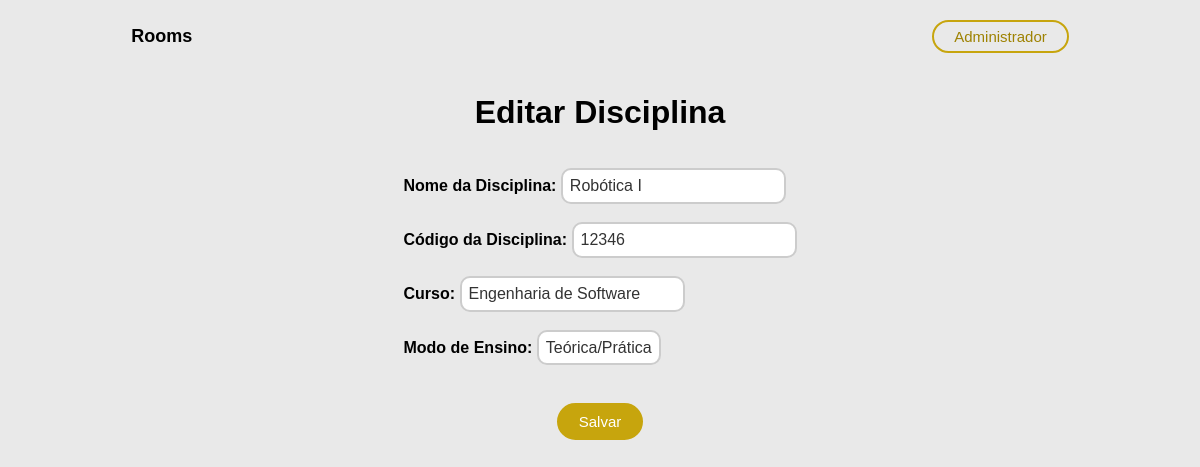
The page /disciplines/2/edit/ on the database its author committed.
### core/models.py (models this page shows, shortened)
class Discipline(models.Model):
    discipline_id = models.AutoField(primary_key=True)
    discipline_name = models.CharField(max_length=30)
    discipline_code = models.CharField(max_length=10)
    discipline_mode = models.BooleanField(default=False)
    discipline_course = models.CharField(max_length=30)

### users/views.py (the view, shortened to what this page needs)
# urls.py: path('disciplines/<int:pk>/edit/', views.discipline_update, name='discipline_update'),
def discipline_update(request, pk):
    discipline = get_object_or_404(Discipline, pk=pk)
    return render(request, 'discipline_form.html', {'discipline': discipline})

### templates/discipline_form.html (shortened to what this page needs)
{% load static %}
<!DOCTYPE html>
<html lang="en">
<head>
    <link rel="stylesheet" href="{% static 'css/form.css' %}" />
</head>
<body>
    <header>
        <div class="logo">Rooms</div>
        <div class="login">Administrador</div>
    </header>
    <h1>{% if discipline %}Editar Disciplina{% else %}Adicionar Nova Disciplina{% endif %}</h1>
<form method="post">
    <div class="structureForm">
        <div class="formInformation">
            <label for="discipline_name">Nome da Disciplina:</label>
            <input type="text" class="textclass" id="discipline_name" name="discipline_name" value="{% if discipline %}{{ discipline.discipline_name }}{% endif %}"><br><br>
            <label for="discipline_code">Código da Disciplina:</label>
            <input type="text" class="textclass" id="discipline_code" name="discipline_code" value="{% if discipline %}{{ discipline.discipline_code }}{% endif %}"><br><br>
            <label for="discipline_course">Curso:</label>
            <input type="text" class="textclass" id="discipline_course" name="discipline_course" value="{% if discipline %}{{ discipline.discipline_course }}{% endif %}"><br><br>
            <label for="discipline_mode">Modo de Ensino:</label>
            <select id="discipline_mode" name="discipline_mode">
                <option value="1" {% if discipline and discipline.discipline_mode %}selected{% endif %}>Teórica/Prática</option>
            </select><br><br>
        </div>
        <div class="divbutton">
            <button class="button" type="submit">{% if discipline %}Salvar{% else %}Adicionar{% endif %}</button>
        </div>
    </div>
</form>
</body>
</html>

### static/css/form.css (style rules this page uses)
body { margin: 0; font-family: "Montserrat", sans-serif; font-optical-sizing: auto; font-style: normal; background-color: #e9e9e9; }
header { display: flex; justify-content: center; align-items: center; padding: 20px 300px; background-color: #e9e9e9; }
.logo { font-size: 18px; font-weight: bold; margin-right: 700px; }
.login { margin-left: 40px; font-size: 15px; cursor: pointer; color: #9e8202; padding: 6px 20px; border: 2px solid #c7a50d; border-radius: 20px; background-color: transparent; transition: background-color 0.3s, color 0.3s; }
h1 { text-align: center; }
form { display: flex; justify-content: center; align-items: center; }
.structureForm { display: flex; flex-direction: column; }
.button { margin-top: 20px; font-size: 15px; cursor: pointer; color: #ffffff; padding: 8px 20px; border: 2px solid #c7a50d; background-color: #c7a50d; border-radius: 20px; transition: background-color 0.3s, color 0.3s; }
.divbutton { display: flex; justify-content: center; align-items: center; }
.formInformation { margin-top: 15px; }
select { appearance: none; -webkit-appearance: none; -moz-appearance: none; background-color: white; border: 2px solid #ccc; border-radius: 10px; padding: 7px; font-size: 16px; color: #333; }
select option { background-color: white; color: #333; }
label { font-weight: bold; }
.textclass { appearance: none; -webkit-appearance: none; -moz-appearance: none; background-color: white; border: 2px solid #ccc; border-radius: 10px; padding: 7px; font-size: 16px; color: #333; }

### rows shown on the page
Discipline: discipline_name "Robótica I", discipline_code "12346", discipline_course "Engenharia de Software", discipline_mode "Teórica/Prática"
